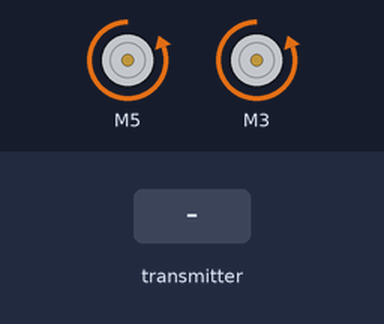
Bench run of a sketch on a simulated Arduino Uno, built with avr-gcc and run on an emulated ATmega328P. On the bench: 2 × DC motor (green arrow = forward, orange = backward, longer = faster). The inputs (shaded band) are chosen by the test bench. No radio packets arrive unless stated.

Above: at 1.2 s.
1.3 s: the transmitter starts sending data.0 = 64
At 2.2 s:
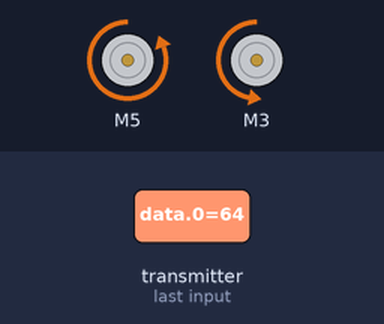
2.8 s: the transmitter starts sending data.1 = 64
At 3.3 s:
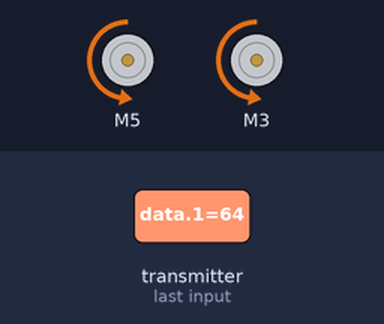
4.3 s: the transmitter starts sending data.0 = 0
At 5.5 s:
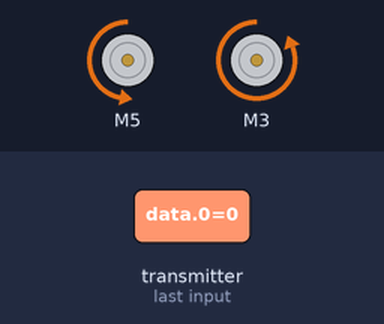
5.8 s: the transmitter starts sending data.1 = 128
At 6.8 s:
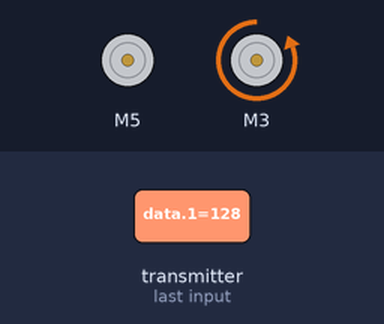
7.3 s: the transmitter starts sending data.0 = 128
At 8.0 s:
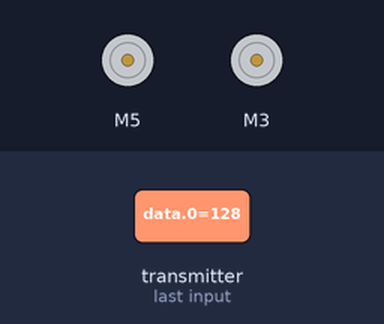
8.8 s: the transmitter starts sending data.1 = 0
At 9.1 s:
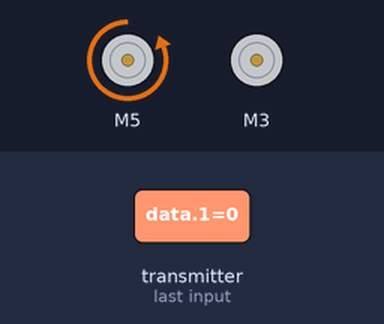
Timing chart, 0 to 11.3 s (numbered marks = the images above; inputs shaded):
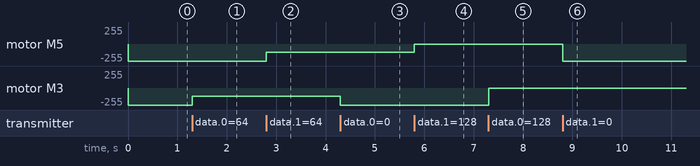

Measured:
- after the input at 1.3 s, motor M3: backward 255/255 → backward 127/255 at once
- after the input at 2.8 s, motor M5: backward 255/255 → backward 127/255 at once
- after the input at 4.3 s, motor M3: backward 127/255 → backward 255/255 at once
- after the input at 5.8 s, motor M5: backward 127/255 → stopped at once
- after the input at 7.3 s, motor M3: backward 255/255 → stopped at once
- after the input at 8.8 s, motor M5: stopped → backward 255/255 at once

The sketch:

Robo.ino
```cpp
//_____radio module___________
#include <SPI.h>
#include <nRF24L01.h>
#include <RF24.h>

#define RADIO_CE 9 //CE SP
#define RADIO_SCN 10 //SCN SPI
#define CHANNEL 6
const uint64_t pipe = 0xF0F1F2F3F4L ;  //id
RF24 radio(RADIO_CE, RADIO_SCN); //initialization

//______recieve_____
const int s = 2;
byte data [s] = {};
int spR, spL;

//______motors______
int enr = 4;
int in1 = 3;
int in2 = 2;

int enl = 7;
int in3 = 5;
int in4 = 6;

#define LIMIT 20
#include <GyverMotor.h>
GMotor motL (DRIVER3WIRE, in3, in4, enl);
GMotor motR (DRIVER3WIRE, in1, in2, enr);


void setup() {
  Serial.begin(9600);

  //radio settings
  radio.begin();
  radio.setChannel(CHANNEL);
  radio.setDataRate(RF24_1MBPS);
  radio.setPALevel(RF24_PA_HIGH);
  //set reciever mode
  radio.openReadingPipe(1, pipe);
  radio.startListening();

  //set motor's settings
  motL.setMode(AUTO);
  motL.setMinDuty(LIMIT);

  motR.setMode(AUTO);
  motR.setMinDuty(LIMIT);
}

void loop() {
  if (radio.available()) {
    radio.read(&data, sizeof(data));
  }
  spR = (int)data[0];
  spR = map(spR, 0, 255, -255, 255);
  if (abs(spR) < LIMIT) spR = 0;

  spL = (int)data[1];
  spL = map(spL, 0, 255, -255, 255);
  if (abs(spL) < LIMIT) spL = 0;

  motL.smoothTick(spL);
  motR.smoothTick(spR);
}
```
